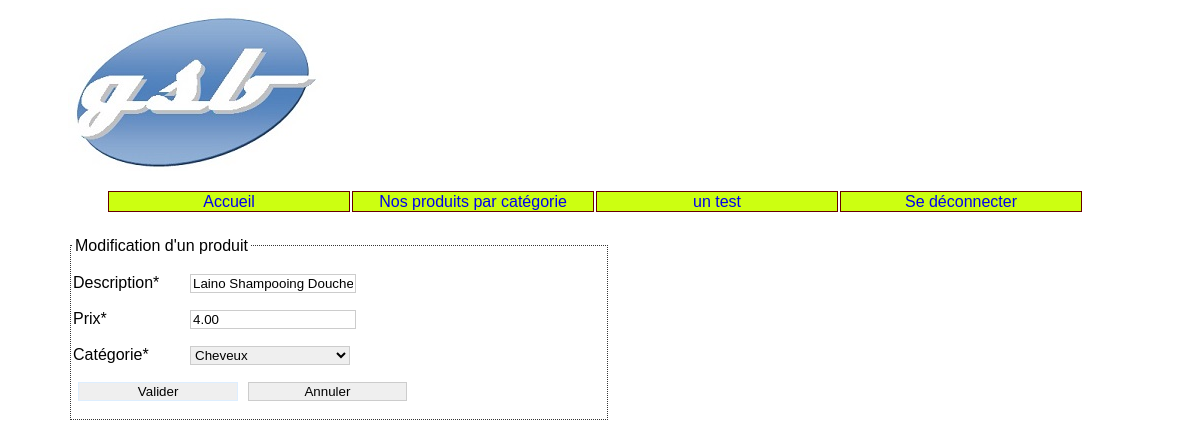
Before: /index.php?uc=administrer&categorie=CH&produit=c01&action=modifierInfos (signed in) with the older database file.
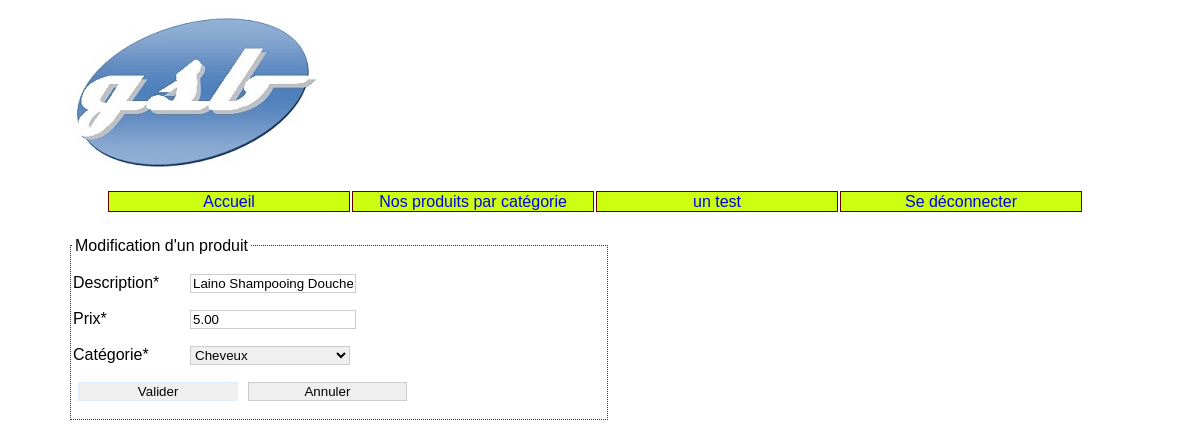
After: the same page with the newer database file.
### tables this page shows
CREATE TABLE IF NOT EXISTS `produit` (
  `id` char(32) NOT NULL,
  `description` char(50) DEFAULT NULL,
  `prix` decimal(10,2) DEFAULT NULL,
  `image` char(100) DEFAULT NULL,
  `idCategorie` char(32) NOT NULL,
  PRIMARY KEY (`id`),
  KEY `I_FK_Produit_CATEGORIE` (`idCategorie`)
);

### util/class.pdoGsbParam.inc.php (called while the page is built, shortened)
<?php
class PdoGsbParam {
  	private static $serveur='mysql:host=localhost';
  	private static $bdd='dbname=elambert_gsbparam';
  	private static $user='visiteurSite';
  	private static $mdp='a5UTXhjsMreUpAJU';
	private static $monPdo=null;
	private static $monPdoGsbParam = null;
	private function __construct()
	{
    		PdoGsbParam::$monPdo = new PDO(PdoGsbParam::$serveur.';'.PdoGsbParam::$bdd, PdoGsbParam::$user, PdoGsbParam::$mdp);
			PdoGsbParam::$monPdo->query('SET CHARACTER SET utf8');
	}
	public static function getPdoGsbParam()
	{
		if(PdoGsbParam::$monPdoGsbParam == null)
		{
			PdoGsbParam::$monPdoGsbParam= new PdoGsbParam();
		}
		return PdoGsbParam::$monPdoGsbParam;
	}
	public function getLesCategories()
	{
		$req = 'select * from categorie';
		$res = PdoGsbParam::$monPdo->query($req);
		$lesLignes = $res->fetchAll();
		return $lesLignes;
	}
	public function getUnProduit($idProduit) {
	    $req="SELECT * FROM produit WHERE id='$idProduit';";
		$res = PdoGsbParam::$monPdo->query($req);
		$laLigne = $res->fetch();
		return $laLigne;
	}
}
?>

### vues/v_modifProduit.php (the view, shortened to what this page needs)
<?php
  $description = $unProduit['description'];
  $prix = $unProduit['prix'];
  $categorie = $unProduit['idCategorie'];
?>
<div id="modifProduit">
  <form method="POST" action="?uc=administrer&action=confirmerModif&produit=<?php echo $_REQUEST['produit'] ?>">
     <fieldset>
       <legend>Modification d'un produit</legend>
        <p>
           <label for="description">Description* </label>
           <input id="description" type="text"  name="description" value="<?php echo $description ?>" size ="90" maxlength="90" required>
        </p>
        <p>
           <label for="prix">Prix* </label>
           <input id="prix" type="number" name="prix" value="<?php echo $prix ?>" min="1" required>
        </p>
        <p>
          <label for="categorie">Catégorie* </label>
          <select name="categorie">
            <?php
            foreach($lesCategories as $uneCategorie){
              $laCateg = $uneCategorie['id'];
              $leLib = $uneCategorie['libelle'];
              if($laCateg==$categorie){
                echo "<option value=\"$laCateg\" selected>$leLib</option>";
              } else {
                echo "<option value=\"$laCateg\">$leLib</option>";
              }
            }
            ?>
          </select>
        </p>
        <p>
           <input type="submit" value="Valider" name="valider">
           <input type="reset" value="Annuler" name="annuler">
        </p>
       </fieldset>
  </form>
</div>

Changed rows visible on the page:
changed produit "Laino Shampooing Douche au Thé Vert BIO": prix "4.00" → "5.00"
